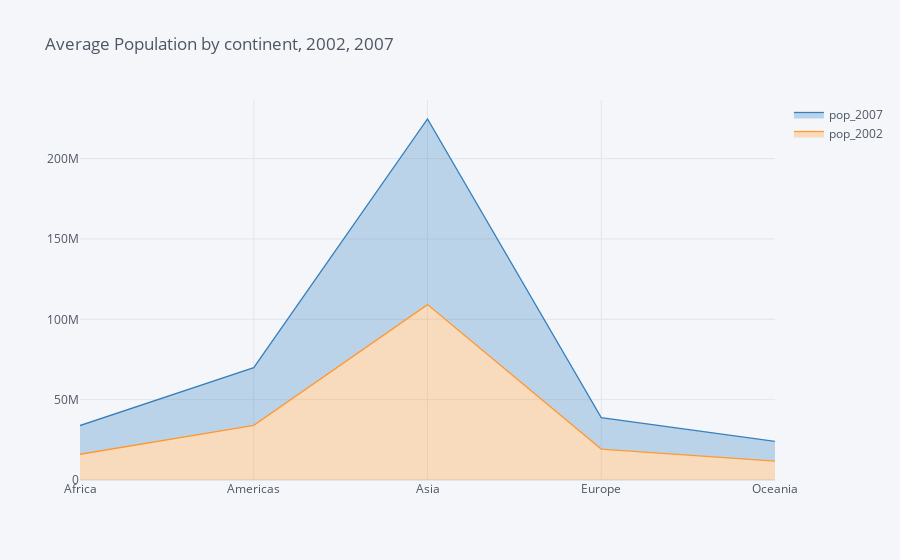

The code cell stored with this chart in its notebook:
### Code cell
pop_2002_2007.iplot(kind='area',
                    title="Average Population by continent, 2002, 2007",fill=True)

### Figure 1 — Plotly figure (JSON) as saved in the notebook; plotly's stock layout.template omitted (floating-point values rounded to 4 significant figures)
{"data": [{"fill": "tonexty", "fillcolor": "rgba(255, 153, 51, 0.3)", "line": {"color": "rgba(255, 153, 51, 1.0)", "dash": "solid", "shape": "linear", "width": 1.3}, "mode": "lines", "name": "pop_2002", "text": "", "type": "scatter", "x": ["Africa", "Americas", "Asia", "Europe", "Oceania"], "y": [16030000.0, 33990000.0, 109100000.0, 19270000.0, 11730000.0]}, {"fill": "tonexty", "fillcolor": "rgba(55, 128, 191, 0.3)", "line": {"color": "rgba(55, 128, 191, 1.0)", "dash": "solid", "shape": "linear", "width": 1.3}, "mode": "lines", "name": "pop_2007", "text": "", "type": "scatter", "x": ["Africa", "Americas", "Asia", "Europe", "Oceania"], "y": [33910000.0, 69950000.0, 224700000.0, 38810000.0, 24002388]}], "layout": {"legend": {"bgcolor": "#F5F6F9", "font": {"color": "#4D5663"}}, "paper_bgcolor": "#F5F6F9", "plot_bgcolor": "#F5F6F9", "title": {"font": {"color": "#4D5663"}, "text": "Average Population by continent, 2002, 2007"}, "xaxis": {"gridcolor": "#E1E5ED", "showgrid": true, "tickfont": {"color": "#4D5663"}, "title": {"font": {"color": "#4D5663"}, "text": ""}, "zerolinecolor": "#E1E5ED"}, "yaxis": {"gridcolor": "#E1E5ED", "showgrid": true, "tickfont": {"color": "#4D5663"}, "title": {"font": {"color": "#4D5663"}, "text": ""}, "zerolinecolor": "#E1E5ED"}}}
